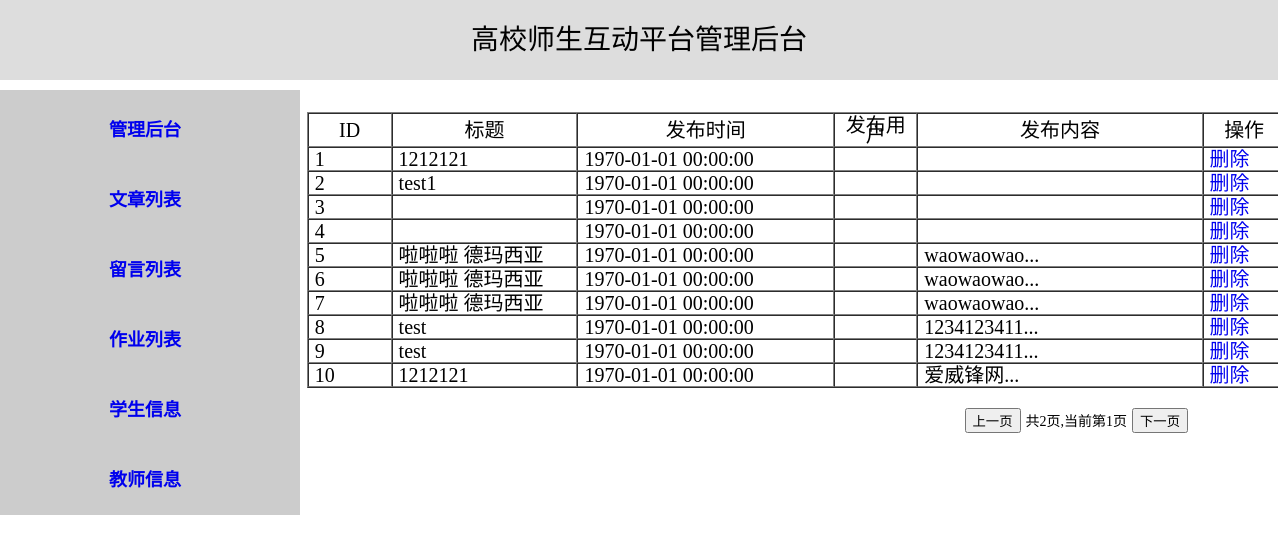
Before: /manage/audit.php with the older database file.
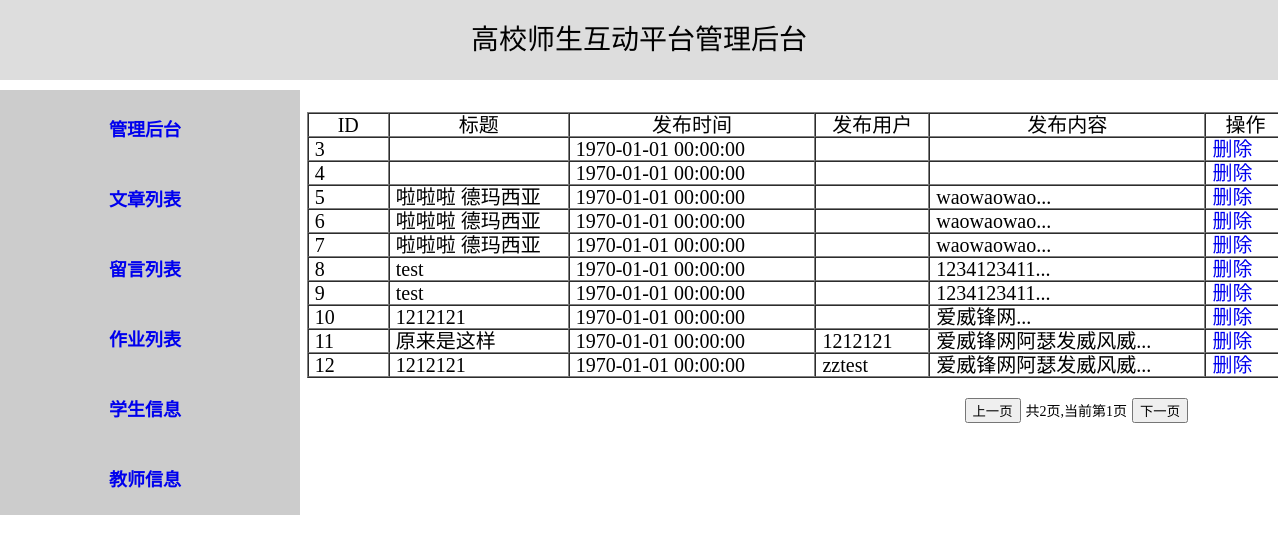
After: the same page with the newer database file.
### tables this page shows
CREATE TABLE `tb_paragraph` (
  `para_id` int(11) NOT NULL AUTO_INCREMENT,
  `para_content` varchar(10000) NOT NULL,
  `para_publish` int(20) DEFAULT NULL COMMENT '发布时间',
  `para_title` varchar(255) NOT NULL,
  `para_kind` varchar(255) DEFAULT NULL,
  `para_video` varchar(255) DEFAULT NULL,
  `para_picture` varchar(255) DEFAULT NULL,
  `account` varchar(255) DEFAULT NULL,
  `count_read` int(10) DEFAULT '0',
  `count_send` int(10) DEFAULT '0',
  `count_discuss` int(10) DEFAULT '0',
  `type` varchar(10) DEFAULT NULL,
  PRIMARY KEY (`para_id`)
);

### sys/connect.class.php (called while the page is built, shortened)
<?php
	class connect{
		private $con;
		public function __construct(){
			$this->con = mysqli_connect(HOST,USERNAME,PASSWORD,DB);
			mysqli_query($this->con, "set character set 'utf8'");
			mysqli_query($this->con, "set names 'utf8'");
		}
		public function select($tablename,$where_column=null,$where=null,$order_by=null,$sort=null,$start=null,$limit=null){
			mysqli_query($this->con, "set character set 'utf8'");
			mysqli_query($this->con, "set names 'utf8'");
			if($where_column == null && $where == null && $start == null && $limit == null && $order_by == null && $sort ==null){
				$query = "SELECT * FROM $tablename";
			}else if($where_column != null && $where != null && $start != null && $limit != null && $order_by != null && $sort != null){
				$query = "SELECT * FROM $tablename WHERE $where_column='".$where."' ORDER BY $order_by $sort LIMIT $start,$limit ";
			}else if($where_column != null && $where != null && $start != null && $limit != null){
				$query = "SELECT * FROM $tablename WHERE $where_column='".$where."' LIMIT $start,$limit";
			}else if($where_column != null && $where != null && $order_by != null && $sort != null){
				$query = "SELECT * FROM $tablename WHERE $where_column='".$where."' $order_by $sort ";
			}else if($where_column != null && $where != null){
				$query = "SELECT * FROM $tablename WHERE $where_column='".$where."' ";
			}else if($start != null && $limit != null){
				$query = "SELECT * FROM $tablename LIMIT $start,$limit";
			}else if($order_by != null && $sort != null){
				$query = "SELECT * FROM $tablename ORDER BY $order_by $sort";
			}
			$result = mysqli_query($this->con,$query);
			$arr_length = mysqli_affected_rows($this->con);
			$row = array();
			for($i=0;$i<$arr_length;$i++){
				$row[] = mysqli_fetch_assoc($result);
			}
			return $row;
		}
		public function num_rows($tablename){
			$query = "SELECT COUNT(*) FROM $tablename";
			$result = mysqli_query($this->con,$query);
			$num_rows = mysqli_fetch_array($result);
			return $num_rows[0];
		}
	}
?>

### public/manage/audit.php (the view, shortened to what this page needs)
<?php
	require_once('../../sys/connect.class.php');
?>
<!doctype html>
<html>
	<head>
		<link rel="stylesheet" href="../css/manage.css" type="text/css">
	</head>
	<body>
		<div id="header">高校师生互动平台管理后台</div>
		<div id="row">
			<div id="side">
				<ul>
					<li><a href="welcome.php">管理后台</a></li>
					<li><a href="javascript:void(0);" onclick="audit(this);">文章列表</a></li>
					<li><a href="message.php">留言列表</a></li>
					<li><a href="homework.php">作业列表</a></li>
					<li><a href="student.php">学生信息</a></li>
					<li><a href="teacher.php">教师信息</a></li>
				</ul>
			</div>
		</div>
		<div id="content-side">
			<div id="audit" class="show">
				<table border="1" width="980" height="60" cellspacing="0" cellpadding="6">
					<thead>
						<tr>
							<td>ID</td>
							<td>标题</td>
							<td>发布时间</td>
							<td>发布用户</td>
							<td>发布内容</td>
							<td>操作</td>
						</tr>
					</thead>
					<tbody>
						<?php
							$flag = false;
							if(isset($_GET['page'])){
								$page = $_GET['page'];
							}else{
								$page = 1;
							}
							if(!$flag){
								$con = new connect();
								$num_rows = $con->num_rows('tb_paragraph');
								if($num_rows > 10){
									$total_page = ceil($num_rows/10);
									if($page > $total_page) {
										$page = $total_page;
										$limit = ($page-1)*10;
									}else{
										$limit = ($page-1)*10;
									}
									$result = $con->select('tb_paragraph','','','','',"$limit",'10');
								}
							}
							foreach($result as $key=>$row){
								echo "<tr>";
								echo "<td width='160' align='left'>".$row['para_id']."</td>";
								echo "<td width='360' align='left'>".mb_substr($row['para_title'],0,10,'utf-8')."</td>";
								echo "<td width='560' align='left'>".date('Y-m-d H:i:s',$row['para_publish'])."</td>";
								echo "<td width='160' align='left'>".$row['account']."</td>";
								if($row['para_content'] == ''){
									echo "<td width='560' align='left'>".$row['para_content']."</td>";
								}else{
									echo "<td width='560' align='left'>".mb_substr($row['para_content'],0,10,'utf8').'...'."</td>";
								}
								echo "<td width='160' align='left'><a class=\"del\" href='javascript:void(0);'>删除<span style = \"display:none\">".$row['para_id']."</span></a></td>";
								echo "</tr>";
							}
						?>
					</tbody>
				</table>
				<div id="page">
					<button type="bottom" id="last-page" onclick="prev();">上一页</button>
					<p>共<?php echo $total_page; ?>页,当前第<?php echo $page; ?>页</p>
					<button type="bottom" id="first-page" onclick="next();">下一页</button>
				</div>
			</div>
		</div>
	</body>
</html>

Changed rows visible on the page:
removed tb_paragraph: para_id "1", para_title "1212121", para_publish "1970-01-01 00:00:00"
removed tb_paragraph: para_id "2", para_title "test1", para_publish "1970-01-01 00:00:00"
now on this page (row unchanged): tb_paragraph: para_id "11", para_title "原来是这样", para_publish "1970-01-01 00:00:00", account "1212121", para_content "爱威锋网阿瑟发威风威"
now on this page (row unchanged): tb_paragraph: para_id "12", para_title "1212121", para_publish "1970-01-01 00:00:00", account "zztest", para_content "爱威锋网阿瑟发威风威"
